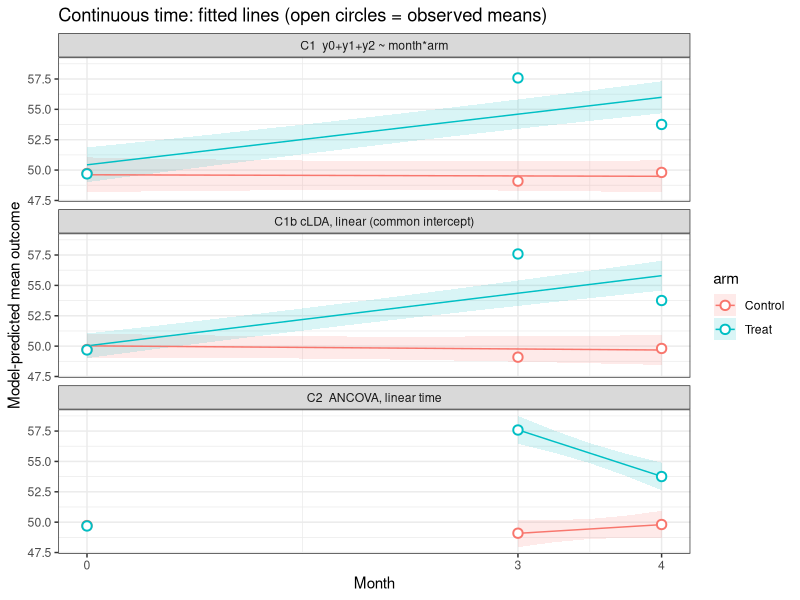
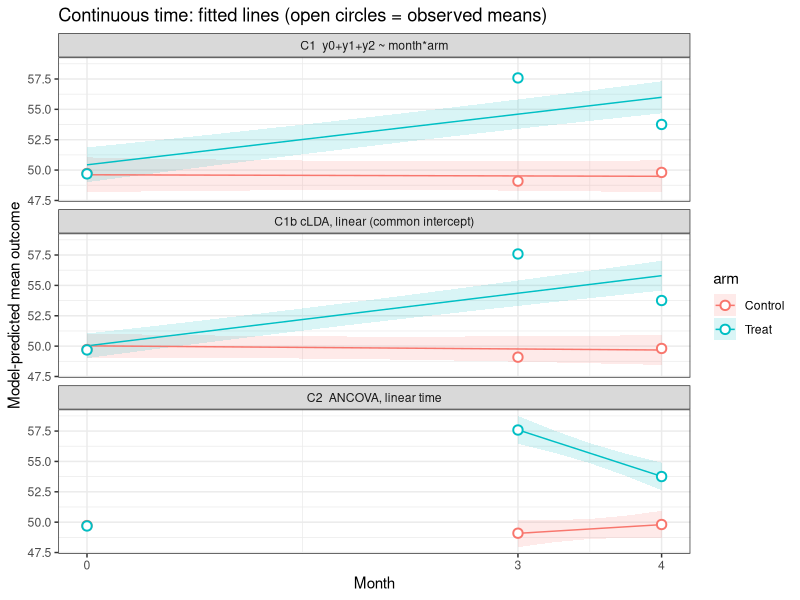

The R script that drew these images, in order:
# Same toy RCT (months 0, 3, 4; true effect 8 at month 3, 4 at month 4), but time is CONTINUOUS (linear per arm).
library(lme4); library(marginaleffects); library(ggplot2); library(tidyr)
set.seed(42)
n <- 150
d <- data.frame(ID = 1:(2*n), arm = factor(rep(c("Control","Treat"), each = n)))
g <- as.numeric(d$arm == "Treat")
u <- rnorm(2*n, 0, 6)
d$y0 <- 50 + u + rnorm(2*n, 0, 6)
d$y1 <- 50 + 0.7*(d$y0-50) + 8*g + rnorm(2*n, 0, 7)
d$y2 <- 50 + 0.7*(d$y0-50) + 4*g + rnorm(2*n, 0, 7)

long <- as.data.frame(pivot_longer(d, c(y0,y1,y2), names_to = "v", values_to = "y"))
long$month <- c(y0 = 0, y1 = 3, y2 = 4)[long$v]
long$y0 <- d$y0[match(long$ID, d$ID)]
fu <- subset(long, month > 0)

# Categorical-time reference: saturated means (what the earlier script estimated)
mcat <- lmer(y ~ factor(month) + I(arm=="Treat" & month==3) + I(arm=="Treat" & month==4) + (1|ID), long)

c1  <- lmer(y ~ month*arm + (1|ID), long)    # lines per arm, free baseline difference
c1b <- lmer(y ~ month + month:arm + (1|ID), long)  # cLDA: common intercept at month 0, one slope per arm
c2  <- lmer(y ~ month*arm + y0 + (1|ID), fu) # ANCOVA, follow-ups only (2 points per arm => line is saturated)

tidy <- function(x, lab) data.frame(model = lab, month = x$month, estimate = x$estimate,
                  SE = x$std.error, lower.CL = x$conf.low, upper.CL = x$conf.high)
con <- function(m, lab, months = c(0,3,4)) tidy(avg_comparisons(m, variables = "arm", by = "month",
                  newdata = subset(if (identical(m, c2)) fu else long, month %in% months), re.form = NA), lab)
res <- rbind(con(c1, "C1  y0+y1+y2 ~ month*arm"),
             con(c1b, "C1b cLDA, linear (common intercept)"),
             con(c2, "C2  ANCOVA, linear time"))
res$truth <- c(0,8,4)[match(res$month, c(0,3,4))]
num <- sapply(res, is.numeric); res[num] <- round(res[num], 3)
print(res[order(res$month, res$model), ], row.names = FALSE)
cat("\nLinear-time slope difference (Treat - Control, per month):\n")
print(round(coef(summary(c1))["month:armTreat", ], 3)); print(round(coef(summary(c1b))[grep("armTreat", rownames(coef(summary(c1b)))), ], 3))

# ---- Plot: fitted straight lines + observed means ----
grid <- function(m, months) datagrid(model = m, month = months, arm = c("Control","Treat"))
pl <- function(m, lab, months) { x <- predictions(m, newdata = grid(m, months), re.form = NA)
  data.frame(model = lab, arm = as.character(x$arm), month = x$month, mean = x$estimate, lo = x$conf.low, hi = x$conf.high) }
P <- rbind(pl(c1,  "C1  y0+y1+y2 ~ month*arm",           seq(0,4,.25)),
           pl(c1b, "C1b cLDA, linear (common intercept)", seq(0,4,.25)),
           pl(c2,  "C2  ANCOVA, linear time",             seq(3,4,.25)))
obs <- aggregate(y ~ arm + month, long, mean)
O <- do.call(rbind, lapply(unique(P$model), function(m) cbind(model = m, obs)))
ggplot(P, aes(month, mean, colour = arm, fill = arm)) +
  geom_ribbon(aes(ymin = lo, ymax = hi), alpha = .15, colour = NA) + geom_line() +
  geom_point(data = O, aes(y = y), shape = 21, fill = "white", size = 2.5, stroke = 1) +
  facet_wrap(~ model, ncol = 1) + scale_x_continuous(breaks = c(0,3,4)) +
  labs(y = "Model-predicted mean outcome", x = "Month",
       title = "Continuous time: fitted lines (open circles = observed means)") + theme_bw()
ggsave("/mnt/user-data/outputs/predictions_continuous.png", width = 7, height = 8, dpi = 130)
